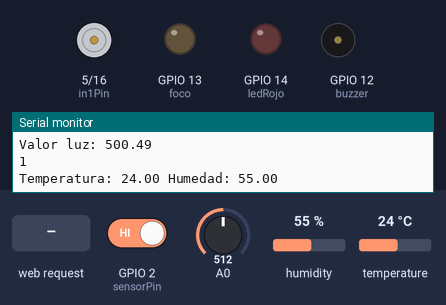
This sketch was run on a simulated ESP8266 (NodeMCU). On the bench: motor-driver pin pairs drawn as motors (green arrow = first pin HIGH = forward, orange = second pin HIGH = backward, longer = more drive), output pins drawn as LEDs (lit = HIGH), buzzer (waves = sounding), the last lines printed to the serial monitor. The test bench sets the inputs (shaded band); at power-on: A0 = 512, GPIO 2 (sensorPin) HIGH, humidity 55 %, temperature 24 °C. WiFi joins after 1.5 s; servers stay silent unless stated.

Above: at 2.7 s.
2.8 s: HTTP request GET /DOOR=CLOSE received
At 3.44 s:
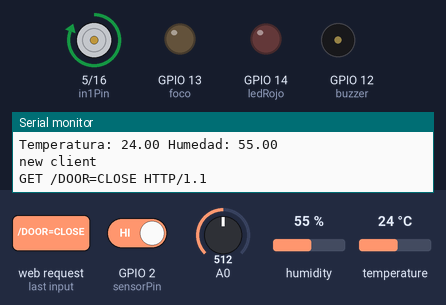
5.1 s: A0 set to 12
6.9 s: A0 set to 9
At 9.2 s:
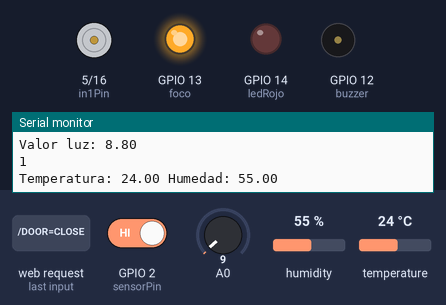
9.5 s: GPIO 2 (sensorPin) driven LOW
At 10.9 s:
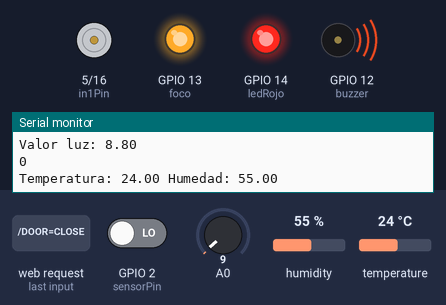
11.3 s: HTTP request GET /LED=OFF received
13.4 s: HTTP request GET /DOOR=OPEN received
At 14.83 s:
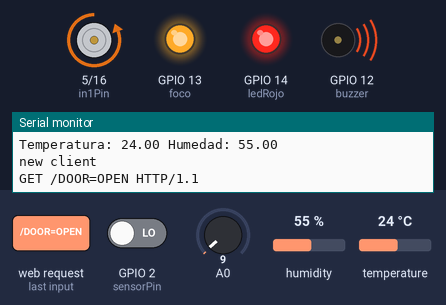
Timing chart, 0 to 16.5 s (numbered marks = the images above; inputs shaded):
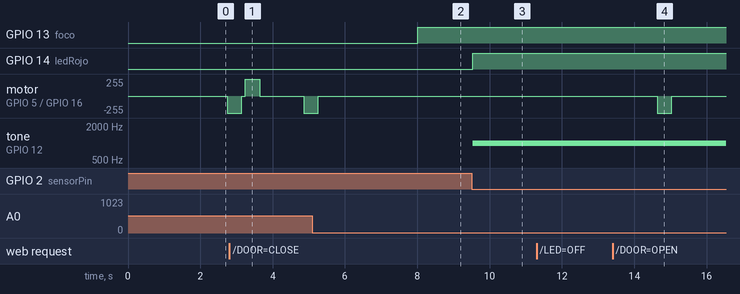

Measured:
- the behaviour switches between 11 and 10 on A0 (found by bisection; images 1 and 2)
- after the input at 6.9 s, GPIO 13 (foco): LOW → HIGH after 1.1 s
- after the input at 9.5 s, GPIO 14 (ledRojo): LOW → HIGH at once; tone on GPIO 12 (buzzer): silent → 1000 Hz at once
- after the input at 13.4 s, motor on GPIO 5 (in1Pin) / GPIO 16 (in2Pin): stopped → backward 255/255 after 1.2 s, → stopped 0.40 s later

The sketch:

sistemaDomoticoEnRed.ino
```cpp
/*
 * INSTITUTO TECNOLÓGICO DE LEÓN
 * SISTEMA DOMÓTICO EN RED (WIFI)
 * ELABORADO POR:
  * JORGE ENRIQUE AGUADO GUANÍ
  * NATALIA MÉNDEZ MARTÍNEZ
*/

#include <ESP8266WiFi.h>
#include <DHT11.h>

/* Cambie el ssid y contraseña por su red WiFi*/
//const char* ssid = "INFINITUM3021_2.4";
//const char* password = "9nNxwB07ba";
const char* ssid = "LGSpirit_3574";
const char* password = "999123456";


/* Puerto 80 HTTP */
WiFiServer server(80);

/* Salidas digitales GPIO*/
int foco = 13;
int ledRojo = 14;
int buzzer = 12;
const int in1Pin = 5;   //Entrada 2 del puente-H
const int in2Pin = 16;  // Entrada 7 del puente-H
const int sensorPin = 2;

/* Variables sensor de temperatura */
int pin = 4;  //GPIO4
DHT11 dht11(pin);

/* Variables para el control de la casa */
boolean focoPrendidoPorFaltaDeLuz = false;
boolean alarmaPorIntruso = false;
boolean puertaAbierta = false;


void setup() {
  Serial.begin(115200);
  delay(10);

  pinMode(foco, OUTPUT);
  pinMode(ledRojo, OUTPUT);
  pinMode(buzzer, OUTPUT);
  pinMode(in1Pin, OUTPUT);
  pinMode(in2Pin, OUTPUT);
  pinMode(sensorPin , INPUT);

  noTone(buzzer);
  digitalWrite(foco,LOW);
  digitalWrite(ledRojo,LOW);

/* Conecta a la red WiFi */
  Serial.println();
  Serial.println();
  Serial.print("Connecting to: ");
  Serial.println(ssid);

  WiFi.begin(ssid, password);

  while(WiFi.status() != WL_CONNECTED) {
    delay(500);
    Serial.print('.');
  }
  Serial.println("");
  Serial.println("WiFi connected");

/* Inicia el servidor */
  server.begin();
  Serial.println("Server started");

/* Imprime la IP del servidor */
  Serial.print("Use this URL to connect: ");
  Serial.print("http://");
  Serial.print(WiFi.localIP());
  Serial.println("/");

}

void loop() {
/* ---Luminosidad (sensor 1)--- */
  // Lee el valor de la salida analógica del dispositivo
  int sensorValue = analogRead(A0);

  // Convierte el valor (0 - 1023) a luminosidad en voltaje (0 - 5V):
  float luminosidad = sensorValue * (5.0 / 1023.0) *200;

  // Imprime el valor que se lee de la fotoresistencia
  Serial.print("Valor luz: ");
  Serial.println(luminosidad);

  // Si la luminosidad es baja, enciende el foco de la casa (led amarillo)
  if(luminosidad < 10) {
    focoPrendidoPorFaltaDeLuz = true;
    digitalWrite(foco, HIGH);
  }

  delay(200);

/* ---Sensor Infrarrojo (sensor 2)--- */
  int sensorInfrarrojo = 0;
  sensorInfrarrojo = digitalRead(sensorPin);  //lectura digital de pin del infrarrojo

  Serial.println(sensorInfrarrojo);

  // Si detecta algo, su señal es LOW (0) y enciende la alarma
  if (sensorInfrarrojo == LOW) {
      digitalWrite(ledRojo, HIGH);
      tone(buzzer,1000);
      alarmaPorIntruso = true;
  } else {

  }

/* ---Temperatura (sensor 3)--- */
  int err;
  float temp, hum;
  if((err = dht11.read(hum, temp)) == 0) { // Si devuelve 0 es que ha leído bien
    //Imprime el valor de la temperatura y humedad leídos
    Serial.print("Temperatura: ");
    Serial.print(temp);
    Serial.print(" Humedad: ");
    Serial.print(hum);
    Serial.println();
   } else {
    Serial.println();
    Serial.print("Error Num :");
    Serial.print(err);
    Serial.println();
   }

  delay(1000);

/* ---Uso del actuador---*/
  //Si la temperatura es excesiva, se abre la ventanilla para permitir el paso a la ventilación
  if(temp > 23 && puertaAbierta == false) {
    // Abrir puerta
    digitalWrite(in1Pin,LOW);
    digitalWrite(in2Pin,HIGH);
    delay(400);
    // Parar
    digitalWrite(in1Pin,LOW);
    digitalWrite(in2Pin,LOW);
    puertaAbierta = true;
  }

  delay(100);

/* ---Cliente---*/
  WiFiClient client = server.available();
  if(!client) {
    return;
  }

  // Espera hasta que el cliente envía algo
  Serial.println("new client");
  while(!client.available()); {
    delay(1);
  }

  // Lee la primera línea de la solicitud
  String request = client.readStringUntil('\r');
  Serial.println(request);
  client.flush();


/* ---Coincidencias de la solicitud  del cliente--- */
  int value = LOW;
  int valueRed = LOW;
  int valueMotor = LOW;

  if(request.indexOf("/LED=ON") != -1) {
    digitalWrite(foco, HIGH);
    value = HIGH;
  }
  if(request.indexOf("/LED=OFF") != -1) {
    digitalWrite(foco, LOW);
    value = LOW;
    focoPrendidoPorFaltaDeLuz = false;
  }
  if(request.indexOf("/LEDROJO=ON") != -1) {
    digitalWrite(ledRojo, HIGH);
    tone(buzzer, 1000);
    valueRed = HIGH;
  }
  if(request.indexOf("/LEDROJO=OFF") != -1) {
    digitalWrite(ledRojo, LOW);
    noTone(buzzer);
    valueRed = LOW;
    alarmaPorIntruso = false;
  }
  if(request.indexOf("/REFRESH=ON") != -1) {
    // Se usa para actualizar la página del servidor
  }
  if(request.indexOf("/DOOR=OPEN") != -1) {
    // Abrir puerta
    if(valueMotor == LOW) {
      digitalWrite(in1Pin,LOW);
      digitalWrite(in2Pin,HIGH);
      delay(400);
      // Parar
      digitalWrite(in1Pin,LOW);
      digitalWrite(in2Pin,LOW);
      valueMotor = HIGH;
      puertaAbierta = true;
    }

  }
  if(request.indexOf("/DOOR=CLOSE") != -1) {
    // Cerrar puerta
    digitalWrite(in1Pin,HIGH);
    digitalWrite(in2Pin,LOW);
    delay(400);
    // Parar
    digitalWrite(in1Pin,LOW);
    digitalWrite(in2Pin,LOW);
    valueMotor = LOW;
    puertaAbierta = false;
  }

/* --- Sección: página web--- */
  // El servidor web responde de acuerdo a la solicitud del cliente

  //Regresa la respuesta
  client.println("HTTP/1.1 200 OK");
  client.println("Content-Type: text/html");
  client.println("");
  client.println("<!DOCTYPE HTML>");
  client.println("<html>");

  client.println("<div style=\"padding: 0px 0px 0px 20px;\">");
  client.println("<h1>Control del sistema</h1><br>");
  client.println("<a href=\"/REFRESH=ON\"\"><button>Actualizar </button></a><br /> <br />");

  client.print("El foco esta: ");

  if(value == HIGH || focoPrendidoPorFaltaDeLuz == true) {
    client.print("Encendido");
  }else {
    client.print("Apagado");
  }
  client.println("<br><br>");
  client.println("<a href=\"/LED=ON\"\"><button>Prender foco </button></a>");
  client.println("<a href=\"/LED=OFF\"\"><button>Apagar foco </button></a><br /> <br />");

  client.print("La alarma esta: ");

  if(valueRed == HIGH || alarmaPorIntruso == true) {
    client.print("Encendida");
  }else {
    client.print("Apagada");
  }

  if(alarmaPorIntruso == true) {
    client.println("<br><span style=\"color:red\">INTRUSO!</span>");
  }

  client.println("<br><br>");
  client.println("<a href=\"/LEDROJO=ON\"\"><button>Prender alarma </button></a>");
  client.println("<a href=\"/LEDROJO=OFF\"\"><button>Apagar alarma </button></a><br /> <br />");

  client.print("La puerta esta: ");

  if(valueMotor == HIGH || puertaAbierta == true) {
      client.print("Abierta");
  }else {
    client.print("Cerrada");
  }
  client.println("<br><br>");
  client.println("<a href=\"/DOOR=OPEN\"\"><button>Abrir puerta </button></a>");
  client.println("<a href=\"/DOOR=CLOSE\"\"><button>Cerrar puerta </button></a><br />");
  client.println("</div>");
  client.println("</html>");

  delay(1);
  Serial.println("Client disconnected");
  Serial.println("");

}
```
